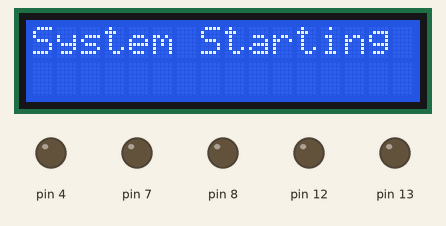
This sketch was run on a simulated Arduino Uno, built with avr-gcc and run on an emulated ATmega328P. On the bench: 16×2 character LCD, output pins drawn as LEDs (lit = HIGH).

Above: at 0.1 s.
At 1.7 s:
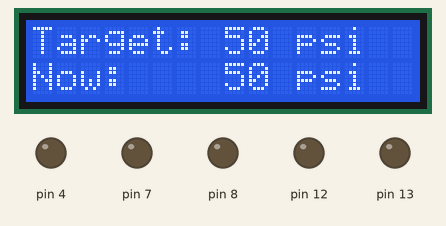
At 4.7 s:
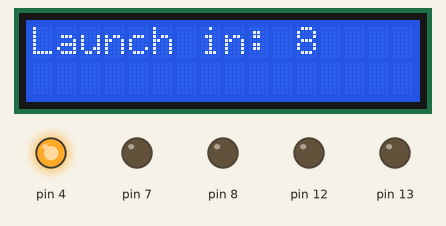
At 7.8 s:
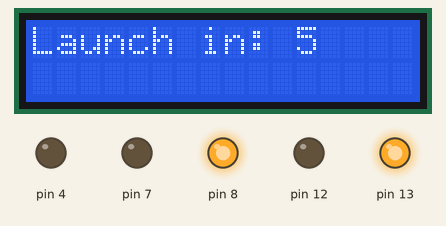
At 10.8 s:
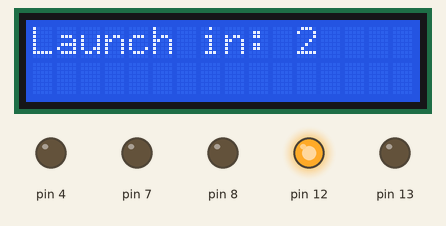
At 13.8 s:
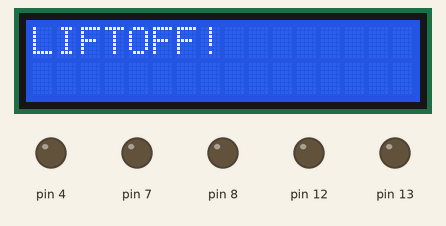
Timing chart, 0 to 15.3 s (numbered marks = the images above):
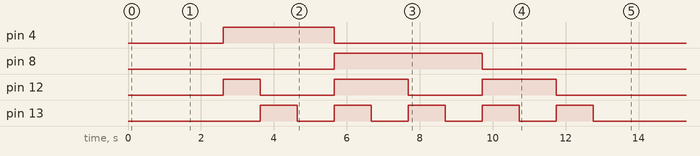

Measured:
- by itself, pin 4: LOW → HIGH at 2.6 s, → LOW 3.0 s later
- by itself, pin 8: LOW → HIGH at 5.7 s, → LOW 4.1 s later
- by itself, pin 12: repeats every 4.1 s: LOW 2.0 s, HIGH 2.0 s, until it stays LOW from 11.7 s
- by itself, pin 13: alternates HIGH for 1.0 s and LOW for 1.0 s, 10 changes in all, then stays LOW
- what the display in image 1 shows lasts 1.0 s, from 1.6 s to 2.6 s

The sketch:

2026FA-ENGR-2304-3-P09-HOANG-TRI.ino
```cpp
// ENGR 2304 Final Project - Pressure Regulation + Rocket Launch Countdown
// Convention: numbers without 0x are binary (0b...). Decimal value in comments.

#include <Wire.h>
#include <Adafruit_LiquidCrystal.h>

Adafruit_LiquidCrystal lcd(0);

int leds[] = {0b1101, 0b1100, 0b1000, 0b100};   // pins 13, 12, 8, 4
int compressor = 0b111;                          // pin 7
bool launched = false;                           // stops the program after liftoff

void setup()
{
  lcd.begin(0b10000, 0b10);                      // 16 columns, 2 rows
  pinMode(compressor, OUTPUT);
  for (int i = 0; i < 0b100; i++)                // 4 LEDs
  {
    pinMode(leds[i], OUTPUT);
  }
  digitalWrite(compressor, LOW);

  lcd.print("System Starting");
  delay(0b10111011100);                          // 1500 ms
  lcd.clear();
}

void loop()
{
  if (launched)
  {
    return;                                      // already launched: do nothing
  }

  // read the two dials and convert to 0-100 psi
  int target = map(analogRead(A0), 0, 0b1111111111, 0, 0b1100100);  // 1023, 100
  int psi    = map(analogRead(A2), 0, 0b1111111111, 0, 0b1100100);

  // show on LCD
  lcd.setCursor(0, 0);
  lcd.print("Target: ");
  lcd.print(target);
  lcd.print(" psi   ");
  lcd.setCursor(0, 1);
  lcd.print("Now:    ");
  lcd.print(psi);
  lcd.print(" psi   ");

  if (psi < target)
  {
    digitalWrite(compressor, HIGH);              // pressure too low: compressor ON
  }
  else
  {
    digitalWrite(compressor, LOW);               // pressure reached: compressor OFF
    delay(0b1111101000);                         // 1000 ms

    // countdown from 10 to 0 in binary on the LEDs
    for (int t = 0b1010; t >= 0; t--)
    {
      for (int i = 0; i < 0b100; i++)
      {
        digitalWrite(leds[i], bitRead(t, i));
      }
      lcd.clear();
      lcd.setCursor(0, 0);
      lcd.print("Launch in: ");
      lcd.print(t);
      delay(0b1111101000);                       // 1000 ms
    }

    lcd.clear();
    lcd.print("LIFTOFF!");

    for (int i = 0; i < 0b100; i++)
    {
      digitalWrite(leds[i], LOW);
    }

    launched = true;
    digitalWrite(compressor, LOW);
  }

  delay(0b1100100);                              // 100 ms
}
```
